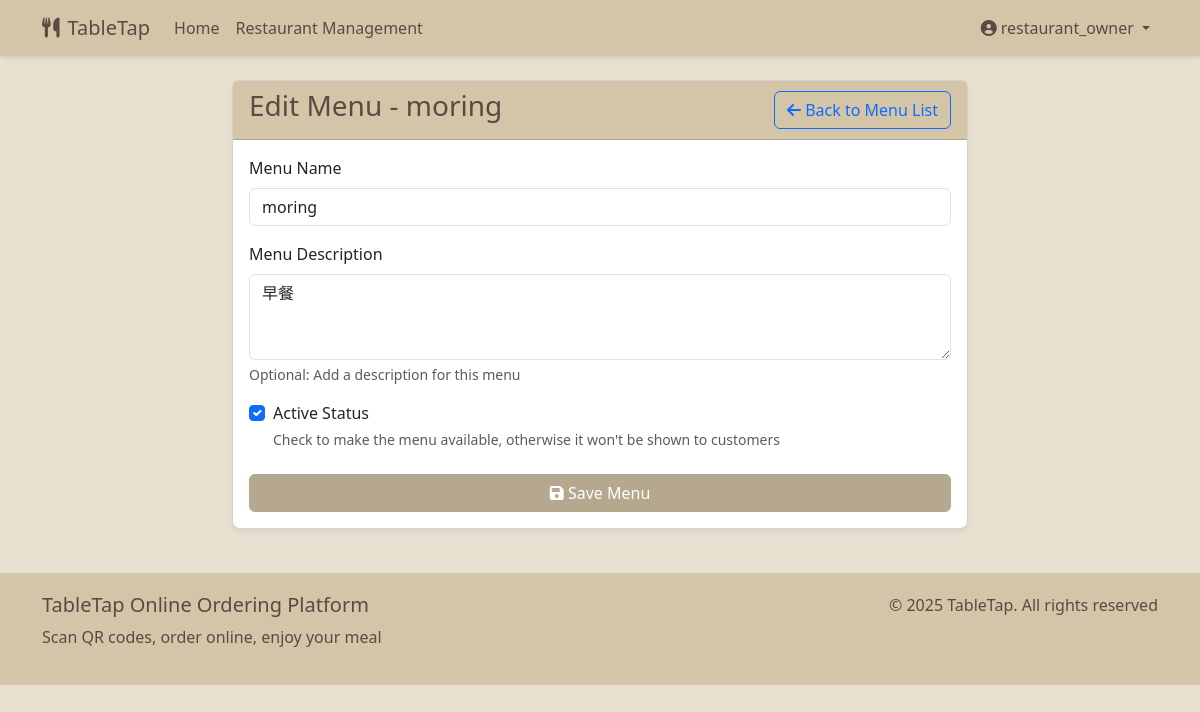
Screenshot of /menu/menu/1/update/ (signed in) with the database file from the repository.
### user/models.py (models this page shows, shortened)
class User(AbstractUser):
    USER_TYPE_CHOICES = (
        ('customer', 'Customer'),
        ('restaurant', 'Restaurant Owner'),
        ('admin', 'Administrator'),
    )
    user_type = models.CharField('User Type', max_length=10, choices=USER_TYPE_CHOICES, default='customer')
    phone = models.CharField('Phone Number', max_length=15, blank=True)
    class Meta:
        verbose_name = 'User'
        verbose_name_plural = 'Users'
    @property
    def is_restaurant_owner(self):
        return self.user_type == 'restaurant'

### menu/models.py (models this page shows, shortened)
class Menu(models.Model):
    restaurant = models.ForeignKey(Restaurant, on_delete=models.CASCADE, related_name='menus')
    name = models.CharField('Menu Name', max_length=100)
    description = models.TextField('Menu Description', blank=True)
    is_active = models.BooleanField('Active Status', default=True)
    created_at = models.DateTimeField('Created Time', auto_now_add=True)
    updated_at = models.DateTimeField('Updated Time', auto_now=True)
    class Meta:
        verbose_name = 'Menu'
        verbose_name_plural = 'Menus'

### menu/views.py (the view)
# urls.py: path('menu/<int:menu_id>/update/', views.menu_update, name='menu_update'),
@login_required
def menu_update(request, menu_id):
    menu = get_object_or_404(Menu, id=menu_id)
    restaurant = menu.restaurant
    if request.user != restaurant.owner and not request.user.is_superuser:
        return HttpResponseForbidden("You do not have permission to access this page")
    if request.method == 'POST':
        form = MenuForm(request.POST, instance=menu)
        if form.is_valid():
            form.save()
            return redirect('menu:menu_list', restaurant_id=restaurant.id)
    else:
        form = MenuForm(instance=menu)
    return render(request, 'menu/menu_form.html', {
        'form': form,
        'restaurant': restaurant,
        'menu': menu
    })

### menu/forms.py
class MenuForm(forms.ModelForm):
    class Meta:
        model = Menu
        fields = ['name', 'description', 'is_active']
        widgets = {
            'name': forms.TextInput(attrs={'class': 'form-control'}),
            'description': forms.Textarea(attrs={'class': 'form-control', 'rows': 3}),
            'is_active': forms.CheckboxInput(attrs={'class': 'form-check-input'}),
        }

### templates/menu/menu_form.html (shortened to what this page needs)
{% extends 'base.html' %}
{% block content %}
<div class="row">
    <div class="col-md-8 offset-md-2">
        <div class="card">
            <div class="card-header">
                <div class="d-flex justify-content-between align-items-center">
                    <h3>{% if menu %}Edit Menu - {{ menu.name }}{% else %}Add Menu{% endif %}</h3>
                    <a href="{% url 'menu:menu_list' restaurant.id %}" class="btn btn-outline-primary">
                        <i class="fas fa-arrow-left"></i> Back to Menu List
                    </a>
                </div>
            </div>
            <div class="card-body">
                <form method="post">
                    <div class="mb-3">
                        <label for="{{ form.name.id_for_label }}" class="form-label">Menu Name</label>
                        {{ form.name }}
                    </div>
                    <div class="mb-3">
                        <label for="{{ form.description.id_for_label }}" class="form-label">Menu Description</label>
                        {{ form.description }}
                        <div class="form-text">Optional: Add a description for this menu</div>
                    </div>
                    <div class="mb-3 form-check">
                        {{ form.is_active }}
                        <label class="form-check-label" for="{{ form.is_active.id_for_label }}">
                            Active Status
                        </label>
                        <div class="form-text">Check to make the menu available, otherwise it won't be shown to customers</div>
                    </div>
                    <div class="d-grid gap-2 mt-4">
                        <button type="submit" class="btn btn-primary">
                            <i class="fas fa-save"></i> Save Menu
                        </button>
                    </div>
                </form>
            </div>
        </div>
    </div>
</div>
{% endblock %}

### templates/base.html (shortened to what this page needs)
<!DOCTYPE html>
<html lang="en">
<head>
    <link href="https://cdn.jsdelivr.net/npm/bootstrap@5.3.0/dist/css/bootstrap.min.css" rel="stylesheet">
    <link rel="stylesheet" href="https://cdnjs.cloudflare.com/ajax/libs/font-awesome/6.0.0/css/all.min.css">
</head>
<body class="paper-texture">
    <nav class="navbar navbar-expand-lg navbar-light mb-4">
        <div class="container">
            <a class="navbar-brand" href="{% url 'restaurant:home' %}">
                <i class="fas fa-utensils me-2"></i>TableTap
            </a>
            <div class="collapse navbar-collapse" id="navbarNav">
                <ul class="navbar-nav me-auto">
                    <li class="nav-item">
                        <a class="nav-link" href="{% url 'restaurant:home' %}">Home</a>
                    </li>
                    {% if user.is_authenticated %}
                        {% if user.is_restaurant_owner %}
                        <li class="nav-item">
                            <a class="nav-link" href="{% url 'restaurant:dashboard' %}">Restaurant Management</a>
                        </li>
                        {% endif %}
                    {% endif %}
                </ul>
                <ul class="navbar-nav">
                    {% if user.is_authenticated %}
                        <li class="nav-item dropdown">
                            <a class="nav-link dropdown-toggle" href="#" id="navbarDropdown" role="button" data-bs-toggle="dropdown">
                                <i class="fas fa-user-circle me-1"></i>{{ user.username }}
                            </a>
                        </li>
                    {% endif %}
                </ul>
            </div>
        </div>
    </nav>
    <div class="container my-4">
        {% block content %}{% endblock %}
    </div>
    <footer class="footer mt-auto">
        <div class="container">
            <div class="row">
                <div class="col-md-6">
                    <h5>TableTap Online Ordering Platform</h5>
                    <p>Scan QR codes, order online, enjoy your meal</p>
                </div>
                <div class="col-md-6 text-md-end">
                    <p>&copy; {% now "Y" %} TableTap. All rights reserved</p>
                </div>
            </div>
        </div>
    </footer>
</body>
</html>

### templates/base.html (style rules this page uses)
:root { --kraft-color: #d4c5a9; --kraft-dark: #b5a88e; --kraft-light: #e8e0d0; --kraft-text: #5a4a42; }
body { background-color: var(--kraft-light); color: var(--kraft-text); font-family: 'Segoe UI', Tahoma, Geneva, Verdana, sans-serif; }
.navbar { background-color: var(--kraft-color); box-shadow: 0 2px 4px rgba(0,0,0,0.1); }
.navbar-brand, .nav-link { color: var(--kraft-text); }
.btn-primary { background-color: var(--kraft-dark); border-color: var(--kraft-dark); color: white; }
.card { background-color: white; border-radius: 8px; box-shadow: 0 4px 6px rgba(0,0,0,0.05); margin-bottom: 20px; }
.card-header { background-color: var(--kraft-color); color: var(--kraft-text); font-weight: bold; }
.footer { background-color: var(--kraft-color); color: var(--kraft-text); padding: 20px 0; margin-top: 30px; }
.paper-texture { position: relative; }
.paper-texture::before { content: ""; position: absolute; top: 0; left: 0; width: 100%; height: 100%; opacity: 0.1; pointer-events: none; }

### rows the page displays
User: username "restaurant_owner"
Menu: name "moring", description "早餐", is_active "☑"
